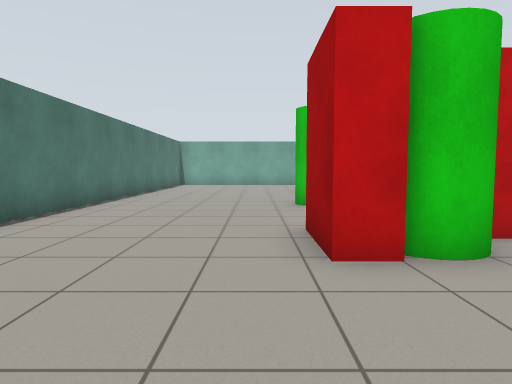
View 1 (above)

18 first-person views from a walk through a robot-simulator world made for Gazebo. The camera is 0.94 m above the floor, tilts 4° down and sees 75° across. The lines on the ground mark 1 m squares. The floor is counted in squares, 1 m on a side. Each view is taken from the middle of a square. On the plan, view 1 faces up. The plan holds only what a view shows up to about 12 squares ahead; the rest is blank.

View 2
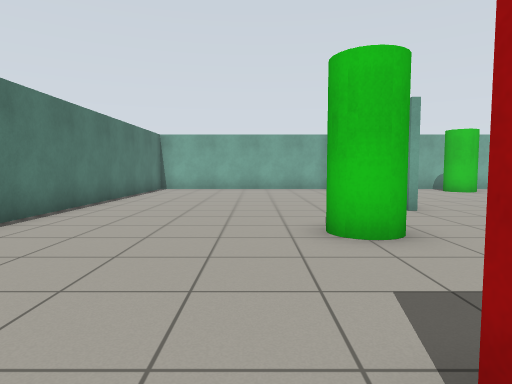

View 3
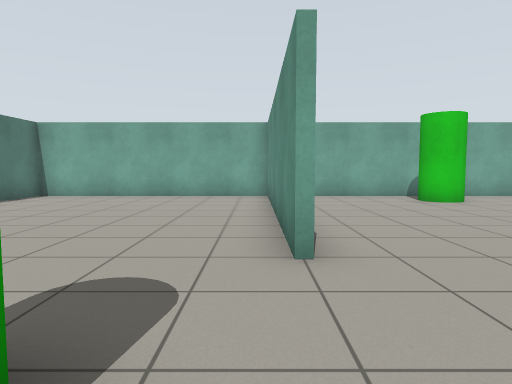

View 4
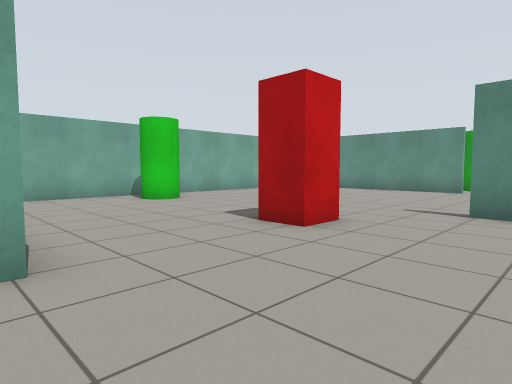

View 5
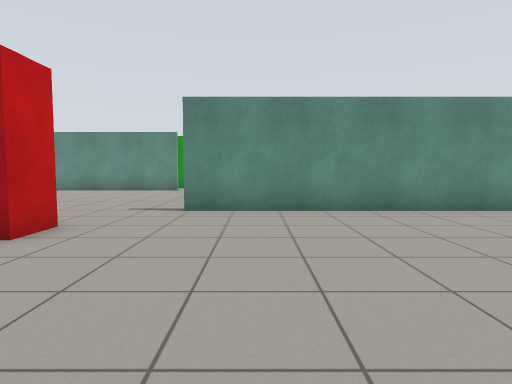

View 6
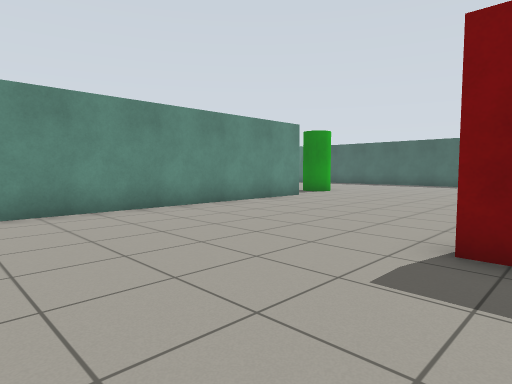

View 7
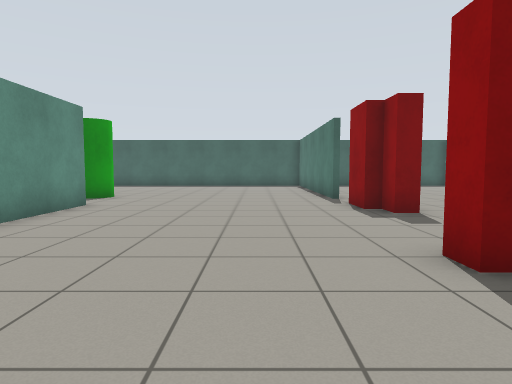

View 8
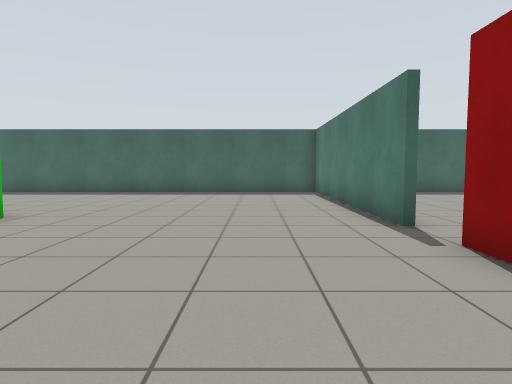

View 9
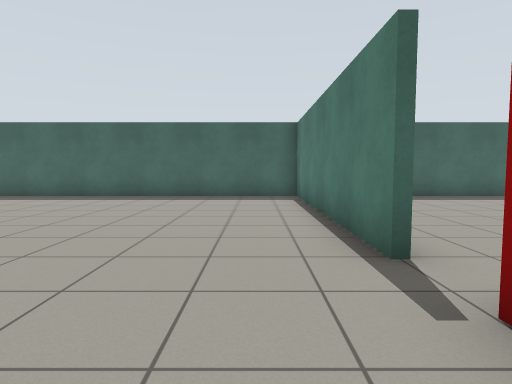

View 10
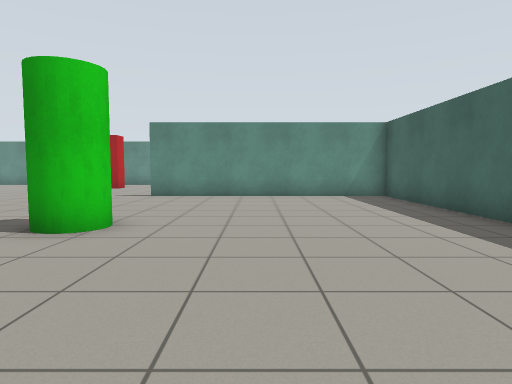

View 11
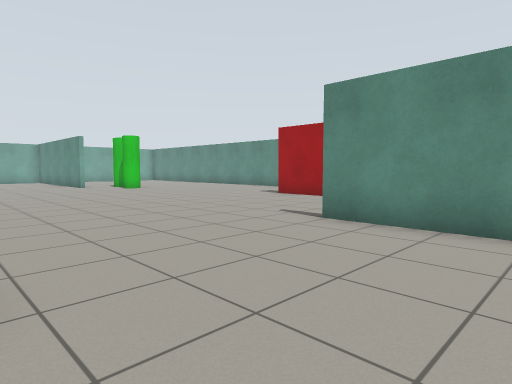

View 12
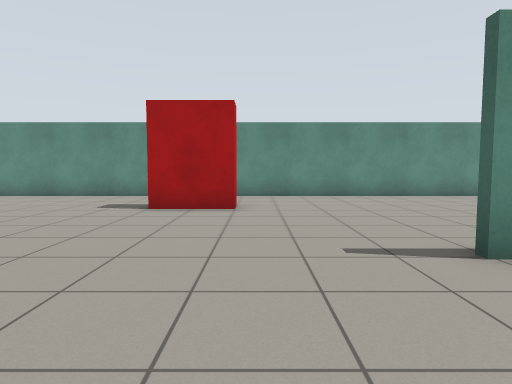

View 13
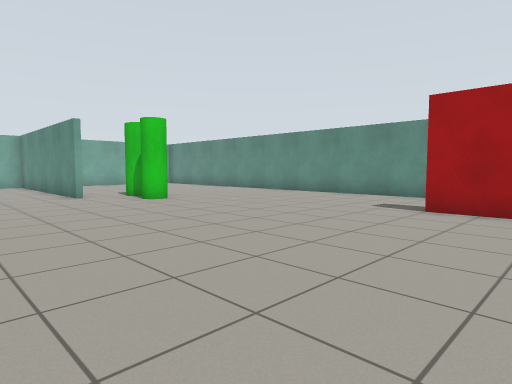

View 14
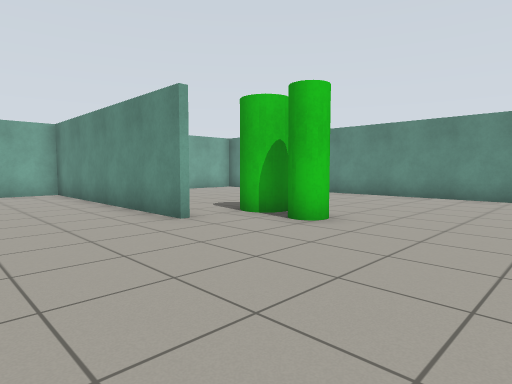

View 15
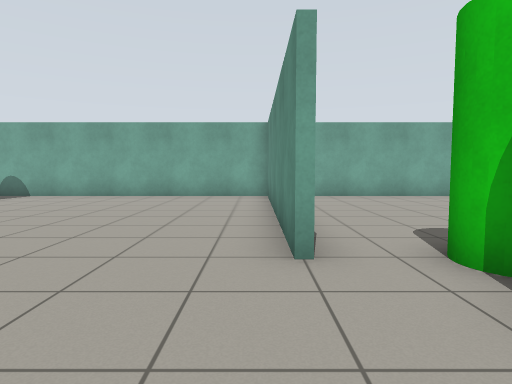

View 16
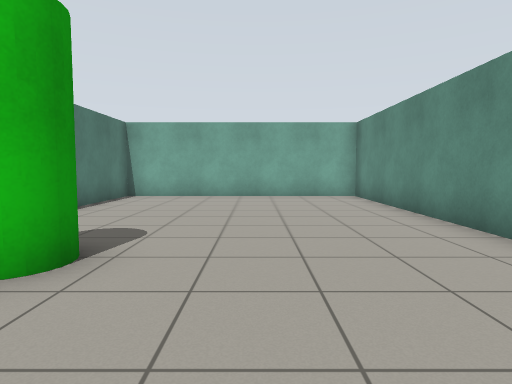

View 17
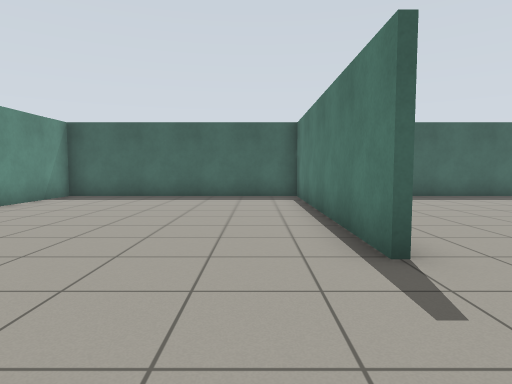

View 18
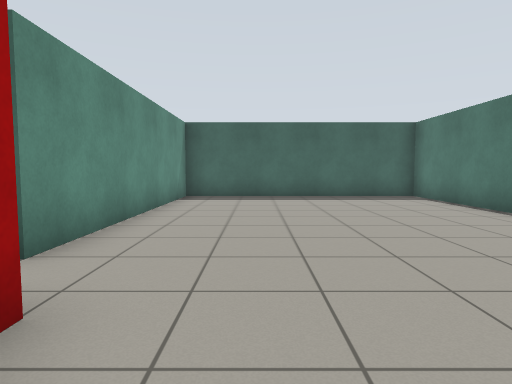

### Floor plan
Points are (right, up) in squares from view 1. A wall is a line through its corners. A room is listed if a view was taken in it or the views show most of it. See-through windows are left out.
Room 1 (views 1, 2, 3, 4, 5, 6, 7, 8, 9, 10, 11, 12, 13, 14, 15, 16, 17, 18)
walls: (10.4, -0.6) (10.4, 9.6); (3.4, 11.4) (3.4, 19.1); (3.6, -2.4) (3.6, -10.5); (17.4, 11.4) (17.4, 19.5); (17.6, -2.4) (17.6, -10.5); (25.4, 3.6) (25.4, 19.4) (5, 19.4); (3.5, 19.4) (-4.4, 19.4) (-4.4, 17.6); (17.6, 19.5) (17.6, 16.1); (3.4, -10.5) (3.4, -2.4); (17.4, -10.5) (17.4, -2.4); (-4.4, -6) (-4.4, -10.4) (25.4, -10.4) (25.4, 0.8); (-4.4, 16.1) (-4.4, 5.6)
objects: red box (1, 4) to (1, 5); green cylinder (1, 9) to (2, 9); green cylinder (2, 4) to (2, 5); red box (3, -1) to (3, 0); red box (3, 5) to (4, 5); red box (8, 11) to (8, 12); green cylinder (8, 17) to (9, 18); green cylinder (11, -3) to (12, -3); green cylinder (19, 10); green cylinder (19, 11) to (20, 12); red box (22, 1) to (22, 2)

Where each view was taken, in squares from view 1:
view 1: 0 up, 0 right, facing up
view 2: 4 up, 0 right, facing up
view 3: 8 up, 3 right, facing up
view 4: 8 up, 3 right, facing up-right
view 5: 8 up, 3 right, facing right
view 6: 9 up, 3 right, facing down-right
view 7: 8 up, 6 right, facing down
view 8: 3 up, 6 right, facing down
view 9: 1 up, 5 right, facing down
view 10: 6 down, 6 right, facing right
view 11: 6 down, 12 right, facing up-right
view 12: 0 up, 14 right, facing right
view 13: 0 up, 14 right, facing up-right
view 14: 6 up, 14 right, facing up-right
view 15: 8 up, 17 right, facing up
view 16: 8 up, 22 right, facing up
view 17: 1 up, 19 right, facing down
view 18: 1 up, 1 right, facing down
